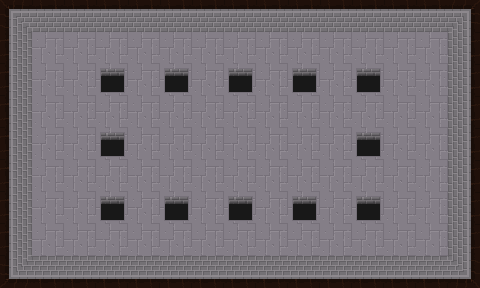

Below is a game level as drawn by its tile map, then a one-line description and the .tmx file that defines it, in full:
An orthogonal 15x9 tile map with 32x32 px tiles, 2 tile layers (ground, obstacles) and 24 objects.

<map version="1.5" tiledversion="1.5.0" orientation="orthogonal" renderorder="right-down" width="15" height="9" tilewidth="32" tileheight="32" infinite="0" nextlayerid="10" nextobjectid="77">
 <tileset firstgid="1" source="room2.tsx" />
 <layer id="1" name="ground" width="15" height="9">
  <data encoding="csv">
23,22,22,22,22,22,22,22,22,22,22,22,22,22,2684354583,
1610612758,19,19,19,19,19,19,19,19,19,19,19,19,19,2684354582,
1610612758,19,19,19,19,19,19,19,19,19,19,19,19,19,2684354582,
1610612758,19,19,19,19,19,19,19,19,19,19,19,19,19,2684354582,
1610612758,19,19,19,19,19,19,19,19,19,19,19,19,19,2684354582,
1610612758,19,19,19,19,19,19,19,19,19,19,19,19,19,2684354582,
1610612758,19,19,19,19,19,19,19,19,19,19,19,19,19,2684354582,
1610612758,19,19,19,19,19,19,19,19,19,19,19,19,19,2684354582,
1610612759,3221225494,3221225494,3221225494,3221225494,3221225494,3221225494,3221225494,3221225494,3221225494,3221225494,3221225494,3221225494,3221225494,3221225495
</data>
 </layer>
 <objectgroup id="5" name="doors-UP">
  <object id="36" x="224" y="0" width="32" height="32" />
 </objectgroup>
 <objectgroup id="6" name="doors-RIGHT">
  <object id="37" x="448" y="128" width="32" height="32" />
 </objectgroup>
 <objectgroup id="7" name="doors-LEFT">
  <object id="39" x="0" y="128" width="32" height="32" />
 </objectgroup>
 <objectgroup id="8" name="doors-DOWN">
  <object id="40" x="224" y="256" width="32" height="32" />
 </objectgroup>
 <layer id="3" name="obstacles" width="15" height="9">
  <data encoding="csv">
0,0,0,0,0,0,0,0,0,0,0,0,0,0,0,
0,0,0,0,0,0,0,0,0,0,0,0,0,0,0,
0,0,0,20,0,20,0,20,0,20,0,20,0,0,0,
0,0,0,0,0,0,0,0,0,0,0,0,0,0,0,
0,0,0,20,0,0,0,0,0,0,0,20,0,0,0,
0,0,0,0,0,0,0,0,0,0,0,0,0,0,0,
0,0,0,20,0,20,0,20,0,20,0,20,0,0,0,
0,0,0,0,0,0,0,0,0,0,0,0,0,0,0,
0,0,0,0,0,0,0,0,0,0,0,0,0,0,0
</data>
 </layer>
 <objectgroup id="4" name="border">
  <object id="3" x="0" y="0" width="224" height="32" />
  <object id="4" x="448" y="0" width="32" height="128" />
  <object id="24" x="256" y="0" width="224" height="32" />
  <object id="25" x="448" y="160" width="32" height="128" />
  <object id="26" x="0" y="256" width="224" height="32" />
  <object id="27" x="256" y="256" width="224" height="32" />
  <object id="28" x="0" y="0" width="32" height="128" />
  <object id="29" x="0" y="160" width="32" height="128" />
  <object id="65" x="100.182" y="68" width="24.3636" height="24.3636" />
  <object id="66" x="164.443" y="68.1932" width="24.3636" height="24.3636" />
  <object id="67" x="228.443" y="68.4432" width="24.3636" height="24.3636" />
  <object id="68" x="292.818" y="68.1932" width="24.3636" height="24.3636" />
  <object id="69" x="356.443" y="68.5682" width="24.3636" height="24.3636" />
  <object id="70" x="355.943" y="132.443" width="24.3636" height="24.3636" />
  <object id="71" x="356.193" y="196.068" width="24.3636" height="24.3636" />
  <object id="72" x="292.193" y="195.568" width="24.3636" height="24.3636" />
  <object id="73" x="228.318" y="196.193" width="24.3636" height="24.3636" />
  <object id="74" x="164.318" y="196.193" width="24.3636" height="24.3636" />
  <object id="75" x="100.068" y="131.693" width="24.3636" height="24.3636" />
  <object id="76" x="100.341" y="196.091" width="24.3636" height="24.3636" />
 </objectgroup>
 <objectgroup id="9" name="fire" />
</map>
